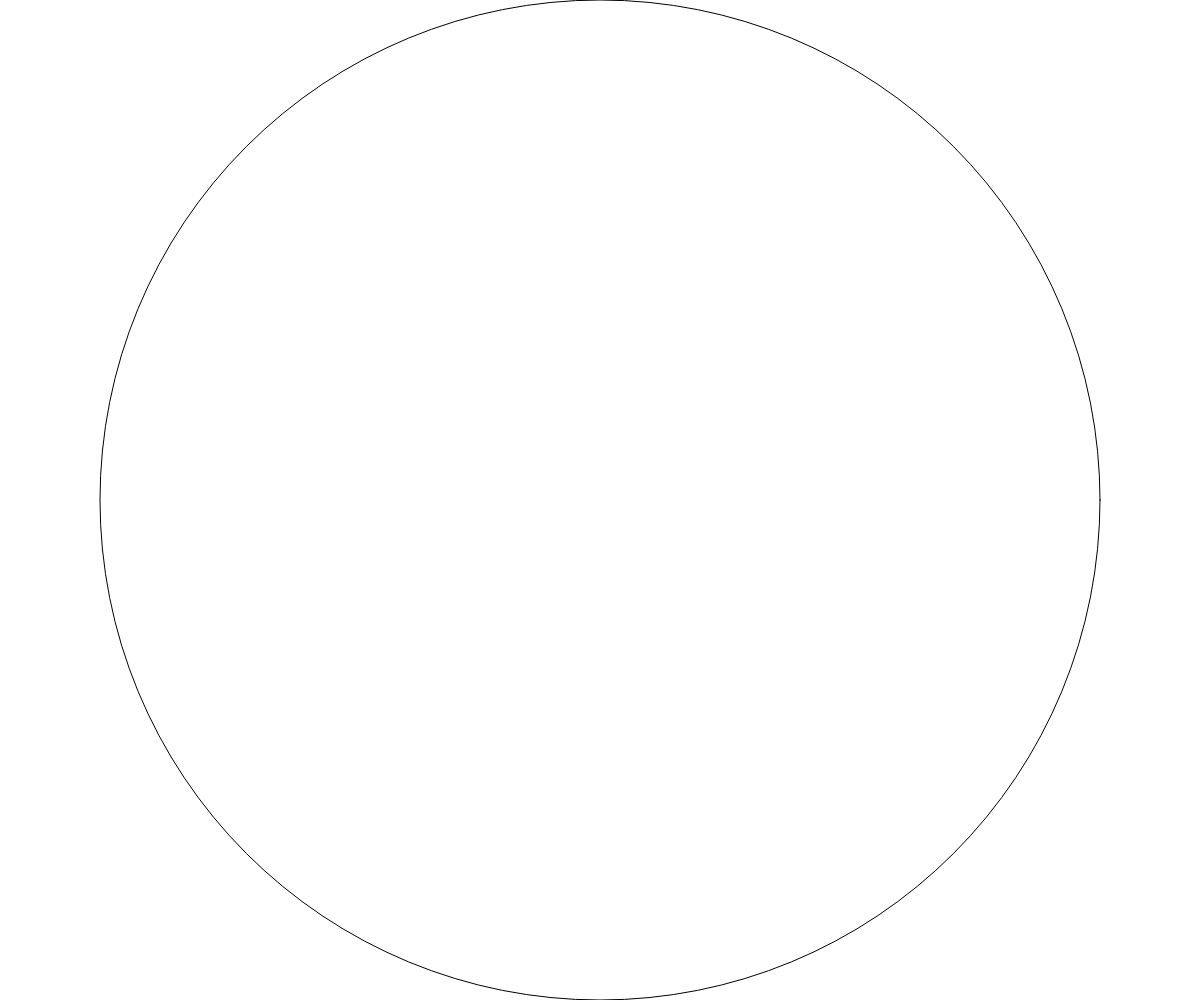
Frame 1 (no input)
Frame 60 (no input): identical to frame 1, image omitted
Frame 120 (the mouse pressed at the canvas centre since frame 60): identical to frame 1, image omitted

The p5.js sketch that drew this single still picture (run headless with seeded random() and noise() and a simulated clock; from frame 60 on, the mouse is pressed at the canvas centre):

// p5.js sketch
// ── sketch.js

let clockSize;

function setup(){
  createCanvas(windowWidth,windowHeight);
  if (width > height){
    clockSize = height;
  }
  else {
    clockSize = width;
  }
}

function draw() {
  background(255);

  push();
  translate(width / 2, height /2);
  ellipse(0, 0, clockSize, clockSize);

  pop();

}
